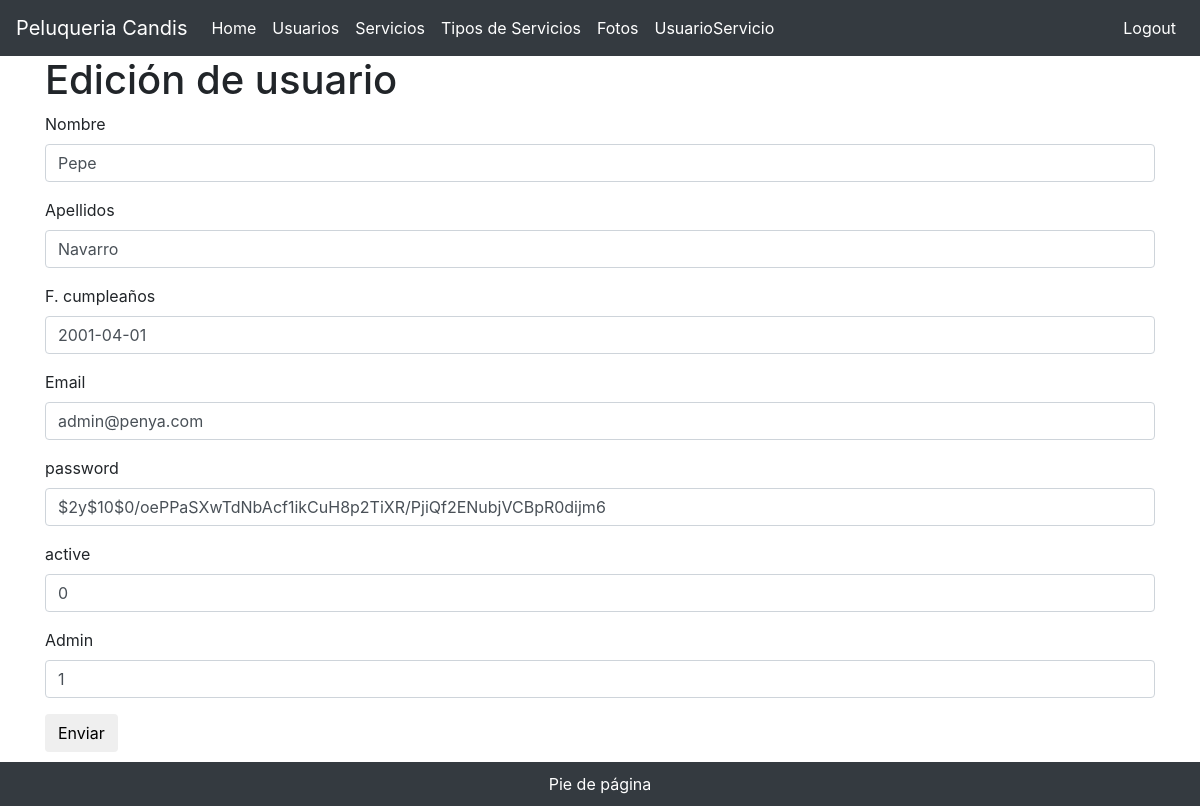
Page /users/edit/1 (signed in) on the committed database.
### tables this page shows
CREATE TABLE `users` (
  `id` int(11) NOT NULL,
  `nombre` varchar(50) DEFAULT NULL,
  `apellido` varchar(50) DEFAULT NULL,
  `email` varchar(100) DEFAULT NULL,
  `fechaNacimiento` date DEFAULT NULL,
  `password` varchar(255) DEFAULT NULL,
  `active` tinyint(1) DEFAULT '0',
  `admin` tinyint(1) DEFAULT '0'
);

### app/controllers/UsersController.php (called while the page is built, shortened)
<?php
class UsersController
{
    public function edit($arguments)
    {
        $id = (int) $arguments[0];
        $user = User::find($id);
        require 'app/views/user/edit.php';
    }
}

### index.php (called while the page is built, shortened)
<?php
$app = new \Core\App();

### app/models/User.php (called while the page is built, shortened)
<?php
class User extends Model
{
    public function __construct()
    {
        $this->fechaNacimiento = DateTime::createFromFormat('Y-m-d', $this->fechaNacimiento);
    }
    public static function find($id)
    {
        $db = User::db();
        $stmt = $db->prepare('SELECT * FROM users WHERE id=:id');
        $stmt->execute(array(':id' => $id));
        $stmt->setFetchMode(PDO::FETCH_CLASS, User::class);
        $user = $stmt->fetch(PDO::FETCH_CLASS);
        return $user;
    }
}

### app/views/user/edit.php (the view, shortened to what this page needs)
<!doctype html>
<html lang="es">
<head>
  <?php require "app/views/parts/head.php" ?>
  <link rel="stylesheet" href="/app/css/formulario2.css?i=<?=rand(1,100)?>">
</head>
<body>
  <?php require "app/views/parts/header.php" ?>
  <main role="main" class="container">
    <div class="starter-template">
    <h1>Edición de usuario</h1>
    <form method="post" action="<?= PATH."users/update"?>">
    <div class="form-group">
        <label>Nombre</label>
        <input type="text" name="name" class="form-control"
        value="<?php echo $user->nombre ?>"
        >
    </div>
    <div class="form-group">
        <label>Apellidos</label>
        <input type="text" name="surname" class="form-control"
        value="<?php echo $user->apellido ?>"
        >
    </div>
    <div class="form-group">
        <label>F. cumpleaños</label>
        <input type="text" name="birthdate" class="form-control"
        value="<?php echo $user->fechaNacimiento->format('Y-m-d') ?>"
        >
    </div>
    <div class="form-group">
        <label>Email</label>
        <input type="text" name="email" class="form-control"
        value="<?php echo $user->email ?>"
        >
    </div>
    <div class="form-group">
        <label>password</label>
        <input type="text" name="password" class="form-control"
        value="<?php echo $user->password ?>"
        >
    </div>
    <div class="form-group">
        <label>active</label>
        <input type="text" name="active" class="form-control"
        value="<?php echo $user->active ?>"
        >
    </div>
    <div class="form-group">
        <label>Admin</label>
        <input type="text" name="admin" class="form-control"
        value="<?php echo $user->admin ?>"
        >
    </div>
    <button type="submit" class="btn btn-default">Enviar</button>
    </form>
  </div>
  </main>
  <?php require "app/views/parts/footer.php" ?>
</body>
</html>

### app/css/formulario2.css (style rules this page uses)
* { box-sizing: border-box; border: 0px; line-height: 1.5; }

### rows in the picture
users: name "Pepe", surname "Navarro", birthdate "2001-04-01", email "admin@penya.com", password "$2y$10$0/oePPaSXwTdNbAcf1ikCuH8p2TiXR/PjiQf2ENubjVCBpR0dijm6", active "0", admin "1"
